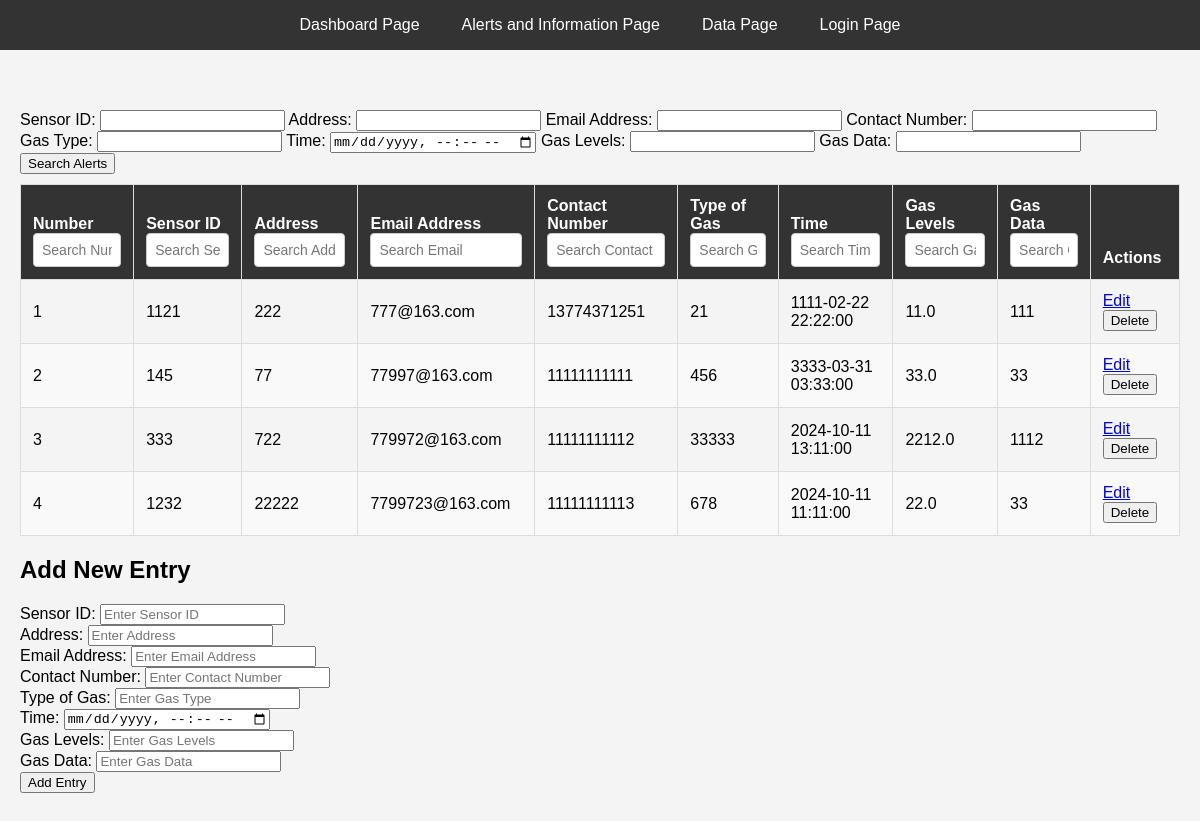
Screenshot of /alerts with the database file from the repository.
### app.py (models this page shows)
class SensorData(db.Model):
    id = db.Column(db.Integer, primary_key=True)
    sensor_id = db.Column(db.String(256), nullable=False)
    address = db.Column(db.String(256), nullable=False)
    email_address = db.Column(db.String(256), nullable=False)
    contact_number = db.Column(db.String(15), nullable=False)
    gas_type = db.Column(db.String(256), nullable=False)
    time = db.Column(db.DateTime, nullable=False)
    gas_level = db.Column(db.Float, nullable=False)
    gas_data = db.Column(db.String(256), nullable=False)
    timestamp = db.Column(db.DateTime, default=datetime.datetime.utcnow)

### app.py (the view)
@app.route('/alerts', methods=['GET'])
def alerts():
    sensor_id = request.args.get('sensor_id')
    address = request.args.get('address')
    email_address = request.args.get('email_address')
    contact_number = request.args.get('contact_number')
    gas_type = request.args.get('gas_type')
    time = request.args.get('time')
    gas_level = request.args.get('gas_level')
    gas_data = request.args.get('gas_data')
    query = SensorData.query
    if sensor_id:
        query = query.filter(SensorData.sensor_id.like(f"%{sensor_id}%"))
    if address:
        query = query.filter(SensorData.address.like(f"%{address}%"))
    if email_address:
        query = query.filter(SensorData.email_address.like(f"%{email_address}%"))
    if contact_number:
        query = query.filter(SensorData.contact_number.like(f"%{contact_number}%"))
    if gas_type:
        query = query.filter(SensorData.gas_type.like(f"%{gas_type}%"))
    if time:
        query = query.filter(SensorData.time == time)
    if gas_level:
        query = query.filter(SensorData.gas_level == float(gas_level))
    if gas_data:
        query = query.filter(SensorData.gas_data.like(f"%{gas_data}%"))
    alert_data = query.all()
    return render_template('alerts.html', alert_data=alert_data)

### templates/alerts.html (shortened to what this page needs)
<!DOCTYPE html>
<html lang="en">
<head>
    <link rel="stylesheet" href="{{ url_for('static', filename='alarts.css') }}">
</head>
<body>
    <header>
        <nav>
            <ul>
                <li><button id="dashboardBtn">Dashboard Page</button></li>
                <li><button id="notificationsBtn">Alerts and Information Page</button></li>
                <li><button id="dataBtn">Data Page</button></li>
                <li><button id="loginBtn">Login Page</button></li>
            </ul>
        </nav>
    </header>
    <main class="main">
        <form method="get" action="{{ url_for('alerts') }}">
            <label for="sensor_id">Sensor ID:</label>
            <input type="text" name="sensor_id" id="sensor_id" value="{{ request.args.get('sensor_id', '') }}">
            <label for="address">Address:</label>
            <input type="text" name="address" id="address" value="{{ request.args.get('address', '') }}">
            <label for="email_address">Email Address:</label>
            <input type="email" name="email_address" id="email_address" value="{{ request.args.get('email_address', '') }}">
            <label for="contact_number">Contact Number:</label>
            <input type="text" name="contact_number" id="contact_number" value="{{ request.args.get('contact_number', '') }}">
            <label for="gas_type">Gas Type:</label>
            <input type="text" name="gas_type" id="gas_type" value="{{ request.args.get('gas_type', '') }}">
            <label for="time">Time:</label>
            <input type="datetime-local" name="time" id="time" value="{{ request.args.get('time', '') }}">
            <label for="gas_level">Gas Levels:</label>
            <input type="text" name="gas_level" id="gas_level" value="{{ request.args.get('gas_level', '') }}">
            <label for="gas_data">Gas Data:</label>
            <input type="text" name="gas_data" id="gas_data" value="{{ request.args.get('gas_data', '') }}">
            <input type="submit" value="Search Alerts">
        </form>
        <table border="1">
            <thead>
                <tr>
                    <th>Number<br><input type="text" id="numberSearch" placeholder="Search Number" onkeypress="handleEnter(event)"></th>
                    <th>Sensor ID<br><input type="text" id="sensorSearch" placeholder="Search Sensor ID" onkeypress="handleEnter(event)"></th>
                    <th>Address<br><input type="text" id="addressSearch" placeholder="Search Address" onkeypress="handleEnter(event)"></th>
                    <th>Email Address<br><input type="text" id="emailSearch" placeholder="Search Email" onkeypress="handleEnter(event)"></th>
                    <th>Contact Number<br><input type="text" id="contactSearch" placeholder="Search Contact" onkeypress="handleEnter(event)"></th>
                    <th>Type of Gas<br><input type="text" id="gasTypeSearch" placeholder="Search Gas Type" onkeypress="handleEnter(event)"></th>
                    <th>Time<br><input type="text" id="timeSearch" placeholder="Search Time" onkeypress="handleEnter(event)"></th>
                    <th>Gas Levels<br><input type="text" id="gasLevelSearch" placeholder="Search Gas Level" onkeypress="handleEnter(event)"></th>
                    <th>Gas Data<br><input type="text" id="gasDataSearch" placeholder="Search Gas Data" onkeypress="handleEnter(event)"></th>
                    <th>Actions</th>
                </tr>
            </thead>
            <tbody id="alerts">
                {% for entry in alert_data %}
                <tr>
                    <td>{{ entry.id }}</td>
                    <td>{{ entry.sensor_id }}</td>
                    <td>{{ entry.address }}</td>
                    <td>{{ entry.email_address }}</td>
                    <td>{{ entry.contact_number }}</td>
                    <td>{{ entry.gas_type }}</td>
                    <td>{{ entry.time }}</td>
                    <td>{{ entry.gas_level }}</td>
                    <td>{{ entry.gas_data }}</td>
                    <td>
                        <a href="{{ url_for('edit', id=entry.id) }}">Edit</a>
                        <form action="{{ url_for('delete', id=entry.id) }}" method="POST" style="display:inline;">
                            <button type="submit" onclick="return confirm('Are you sure you want to delete this entry?');">Delete</button>
                        </form>
                    </td>
                </tr>
                {% endfor %}
            </tbody>
        </table>
        <h2>Add New Entry</h2>
        <form name="addForm" method="post" action="{{ url_for('add_data') }}" onsubmit="return validateForm()">
            <label>Sensor ID: <input type="text" name="sensor_id" placeholder="Enter Sensor ID" required></label><br>
            <label>Address: <input type="text" name="address" placeholder="Enter Address" required></label><br>
            <label>Email Address: <input type="email" name="email_address" placeholder="Enter Email Address" required></label><br>
            <label>Contact Number: <input type="tel" name="contact_number" placeholder="Enter Contact Number" required></label><br>
            <label>Type of Gas: <input type="text" name="gas_type" placeholder="Enter Gas Type" required></label><br>
            <label>Time: <input type="datetime-local" name="time" placeholder="Enter Time" required></label><br>
            <label>Gas Levels: <input type="text" name="gas_level" placeholder="Enter Gas Levels" required></label><br>
            <label>Gas Data: <input type="text" name="gas_data" placeholder="Enter Gas Data" required></label><br>
            <input type="submit" value="Add Entry">
        </form>
    </main>
</body>
</html>

### static/alarts.css (style rules this page uses)
body { font-family: Arial, sans-serif; background-color: #f4f4f4; margin: 0; padding: 0; }
header { background-color: #333; color: white; padding: 15px 0; position: fixed; width: 100%; top: 0; z-index: 1000; }
header nav ul { list-style-type: none; display: flex; justify-content: center; margin: 0; padding: 0; }
header nav ul li { margin: 0 15px; }
header nav ul li button { background-color: transparent; border: none; color: white; cursor: pointer; font-size: 16px; }
.main { margin: 20px auto; max-width: 1200px; padding: 20px; margin-top: 90px; }
table { width: 100%; border-collapse: collapse; margin-top: 10px; }
table th, table td { padding: 12px; border: 1px solid #ddd; text-align: left; vertical-align: middle; }
table th { background-color: #333; color: white; vertical-align: bottom; }
table th input[type="text"] { width: 100%; padding: 8px; margin: 0; font-size: 14px; border: 1px solid #ccc; border-radius: 4px; box-sizing: border-box; }
table tr:nth-child(even) { background-color: #f9f9f9; }

### rows the page displays
SensorData: id "1", sensor_id "1121", address "222", email_address "777@163.com", contact_number "13774371251", gas_type "21", time "1111-02-22 22:22:00", gas_level "11.0", gas_data "111"
SensorData: id "2", sensor_id "145", address "77", email_address "77997@163.com", contact_number "11111111111", gas_type "456", time "3333-03-31 03:33:00", gas_level "33.0", gas_data "33"
SensorData: id "3", sensor_id "333", address "722", email_address "779972@163.com", contact_number "11111111112", gas_type "33333", time "2024-10-11 13:11:00", gas_level "2212.0", gas_data "1112"
SensorData: id "4", sensor_id "1232", address "22222", email_address "7799723@163.com", contact_number "11111111113", gas_type "678", time "2024-10-11 11:11:00", gas_level "22.0", gas_data "33"
